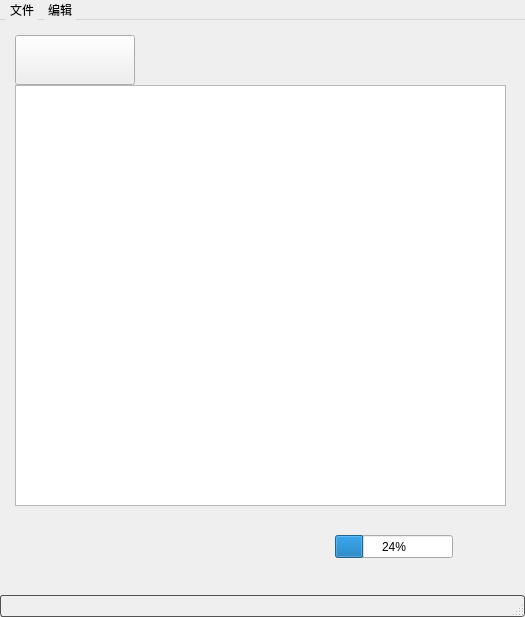
<?xml version="1.0" encoding="UTF-8"?>
<ui version="4.0">
 <class>MainWindow</class>
 <widget class="QMainWindow" name="MainWindow">
  <property name="geometry">
   <rect>
    <x>0</x>
    <y>0</y>
    <width>525</width>
    <height>617</height>
   </rect>
  </property>
  <property name="acceptDrops">
   <bool>true</bool>
  </property>
  <property name="windowTitle">
   <string>五月病</string>
  </property>
  <property name="autoFillBackground">
   <bool>true</bool>
  </property>
  <property name="styleSheet">
   <string notr="true"/>
  </property>
  <widget class="QWidget" name="centralwidget">
   <widget class="QWidget" name="widget" native="true">
    <property name="geometry">
     <rect>
      <x>5</x>
      <y>5</y>
      <width>511</width>
      <height>551</height>
     </rect>
    </property>
    <property name="acceptDrops">
     <bool>true</bool>
    </property>
    <widget class="KengListView" name="listWidget">
     <property name="geometry">
      <rect>
       <x>10</x>
       <y>60</y>
       <width>491</width>
       <height>421</height>
      </rect>
     </property>
     <property name="acceptDrops">
      <bool>true</bool>
     </property>
     <property name="styleSheet">
      <string notr="true"> QListView {
     show-decoration-selected: 1; /* make the selection span the entire width of the view */
 }

 QListView::item:alternate {
     background: #EEEEEE;
 }

 QListView::item:selected {
     border: 1px solid #6a6ea9;
 }

 QListView::item:selected:!active {
     background: qlineargradient(x1: 0, y1: 0, x2: 0, y2: 1,
                                 stop: 0 #ABAFE5, stop: 1 #8588B2);
 }

 QListView::item:selected:active {
     background: qlineargradient(x1: 0, y1: 0, x2: 0, y2: 1,
                                 stop: 0 #6a6ea9, stop: 1 #888dd9);
 }

 QListView::item:hover {
     background: qlineargradient(x1: 0, y1: 0, x2: 0, y2: 1,
                                 stop: 0 #FAFBFE, stop: 1 #DCDEF1);
 }</string>
     </property>
     <property name="viewMode">
      <enum>QListView::IconMode</enum>
     </property>
    </widget>
    <widget class="QPushButton" name="btnReaper">
     <property name="geometry">
      <rect>
       <x>10</x>
       <y>10</y>
       <width>120</width>
       <height>50</height>
      </rect>
     </property>
     <property name="acceptDrops">
      <bool>false</bool>
     </property>
     <property name="styleSheet">
      <string notr="true">QPushButton:active{
background-color:#747474;
border:1px solid #525252;
border-radius:3px;
}
QPushButton:hover{
font-family: 'Segoe UI', 'Open Sans', Verdana, Arial, Helvetica, sans-serif;
font-weight: 400;
font-size: 9pt;
min-width: 90px;
min-height: 32px;
height: 32px;
background-color: 
#CCC;
border: 1px 
transparent solid;
color: 
#353535;
margin-right: 10px;
margin-bottom: 10px;
border-raduis: 0;
display: inline-block;
text-align: center;
vertical-align: middle;
cursor: pointer;
padding: 4px 10px;
position: relative;
}
</string>
     </property>
     <property name="text">
      <string> </string>
     </property>
     <property name="icon">
      <iconset>
       <normaloff>large.ico</normaloff>large.ico</iconset>
     </property>
     <property name="iconSize">
      <size>
       <width>40</width>
       <height>40</height>
      </size>
     </property>
    </widget>
    <widget class="QProgressBar" name="progressBar">
     <property name="geometry">
      <rect>
       <x>330</x>
       <y>510</y>
       <width>118</width>
       <height>23</height>
      </rect>
     </property>
     <property name="value">
      <number>24</number>
     </property>
    </widget>
   </widget>
  </widget>
  <widget class="QMenuBar" name="menubar">
   <property name="geometry">
    <rect>
     <x>0</x>
     <y>0</y>
     <width>525</width>
     <height>23</height>
    </rect>
   </property>
   <property name="styleSheet">
    <string notr="true"> QMenuBar {
     background-color: qlineargradient(x1:0, y1:0, x2:0, y2:1,
                                       stop:0 lightgray, stop:1 darkgray);
 }

 QMenuBar::item {
     spacing: 3px; /* spacing between menu bar items */
     padding: 1px 4px;
     background: transparent;
     border-radius: 4px;
 }

 QMenuBar::item:selected { /* when selected using mouse or keyboard */
     background: #a8a8a8;
 }

 QMenuBar::item:pressed {
     background: #525252;
 }


/* action style*/
QMenu {
     background-color: white;
     margin: 2px; /* some spacing around the menu */
 }

 QMenu::item {
     padding: 2px 25px 2px 20px;
     border: 1px solid transparent; /* reserve space for selection border */
 }

 QMenu::item:selected {
     border-color: darkblue;
     background: rgba(100, 100, 100, 150);
 }

 QMenu::icon:checked { /* appearance of a 'checked' icon */
     background: gray;
     border: 1px inset gray;
     position: absolute;
     top: 1px;
     right: 1px;
     bottom: 1px;
     left: 1px;
 }

 QMenu::separator {
     height: 2px;
     background: lightblue;
     margin-left: 10px;
     margin-right: 5px;
 }

 QMenu::indicator {
     width: 13px;
     height: 13px;
 }

 /* non-exclusive indicator = check box style indicator (see QActionGroup::setExclusive) */
 QMenu::indicator:non-exclusive:unchecked {
     image: url(:/images/checkbox_unchecked.png);
 }

 QMenu::indicator:non-exclusive:unchecked:selected {
     image: url(:/images/checkbox_unchecked_hover.png);
 }

 QMenu::indicator:non-exclusive:checked {
     image: url(:/images/checkbox_checked.png);
 }

 QMenu::indicator:non-exclusive:checked:selected {
     image: url(:/images/checkbox_checked_hover.png);
 }

 /* exclusive indicator = radio button style indicator (see QActionGroup::setExclusive) */
 QMenu::indicator:exclusive:unchecked {
     image: url(:/images/radiobutton_unchecked.png);
 }

 QMenu::indicator:exclusive:unchecked:selected {
     image: url(:/images/radiobutton_unchecked_hover.png);
 }

 QMenu::indicator:exclusive:checked {
     image: url(:/images/radiobutton_checked.png);
 }

 QMenu::indicator:exclusive:checked:selected {
     image: url(:/images/radiobutton_checked_hover.png);
 }
</string>
   </property>
   <widget class="QMenu" name="menuFile">
    <property name="styleSheet">
     <string notr="true"/>
    </property>
    <property name="title">
     <string>文件</string>
    </property>
    <addaction name="actionNewFile"/>
    <addaction name="action_4"/>
   </widget>
   <widget class="QMenu" name="menuEdit">
    <property name="title">
     <string>编辑</string>
    </property>
    <addaction name="separator"/>
   </widget>
   <addaction name="menuFile"/>
   <addaction name="menuEdit"/>
  </widget>
  <widget class="QStatusBar" name="statusbar">
   <property name="styleSheet">
    <string notr="true">QStatusBar{
background-color:qlineargradient(spread:pad,x1:0,y1:0,x2:0,y2:1,stop:0 rgba(116,116,116,255),stop rgba(116,116,116,255));
border:1px solid #525252;
border-radius:3px;
}</string>
   </property>
  </widget>
  <action name="actionNewFile">
   <property name="text">
    <string>新建</string>
   </property>
  </action>
  <action name="action_4">
   <property name="text">
    <string>打开</string>
   </property>
  </action>
 </widget>
 <customwidgets>
  <customwidget>
   <class>KengListView</class>
   <extends>QListWidget</extends>
   <header>view.KengListView.h</header>
  </customwidget>
 </customwidgets>
 <resources>
  <include location="GUI.qrc"/>
 </resources>
 <connections/>
</ui>
